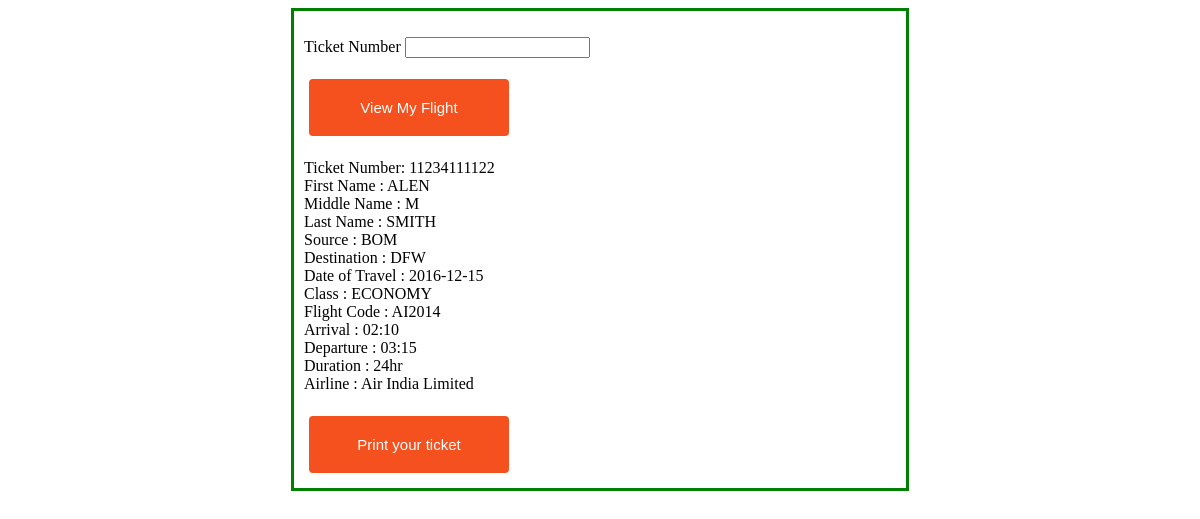
The page /passenger/displayflight.php?ticketno=11234111122 on the database its author committed.
### tables this page shows
CREATE TABLE PASSENGER2
(PASSPORTNO VARCHAR(10) NOT NULL,
FNAME VARCHAR(20),
M VARCHAR(1),
LNAME VARCHAR(20),
ADDRESS VARCHAR(100),
PHONE BIGINT,
AGE INT,
SEX VARCHAR(1),
PRIMARY KEY(PASSPORTNO));

CREATE TABLE TICKET1
(TICKET_NUMBER BIGINT NOT NULL,
SOURCE VARCHAR(3),
DESTINATION VARCHAR(3),
DATE_OF_BOOKING DATE,
DATE_OF_TRAVEL DATE,
CLASS VARCHAR(15),
DATE_OF_CANCELLATION DATE,
PID INT,
PASSPORTNO VARCHAR(10),
FOREIGN KEY(PID, PASSPORTNO) REFERENCES PASSENGER1(PID, PASSPORTNO) ON DELETE CASCADE);

CREATE TABLE PASSENGER3
(PID INT NOT NULL,
FLIGHT_CODE VARCHAR(10),
PRIMARY KEY(PID),
FOREIGN KEY(FLIGHT_CODE) REFERENCES FLIGHT(FLIGHT_CODE) ON DELETE CASCADE);

CREATE TABLE FLIGHT
(FLIGHT_CODE VARCHAR(10) NOT NULL,
SOURCE VARCHAR(3),
DESTINATION VARCHAR(3),
ARRIVAL VARCHAR(10),
DEPARTURE VARCHAR(10),
STATUS VARCHAR(10),
DURATION VARCHAR(30),
FLIGHTTYPE VARCHAR(10),
LAYOVER_TIME VARCHAR(30),
NO_OF_STOPS INT,
AIRLINEID VARCHAR(3),
PRIMARY KEY(FLIGHT_CODE),
FOREIGN KEY(AIRLINEID) REFERENCES AIRLINE(AIRLINEID) ON DELETE CASCADE);

CREATE TABLE AIRLINE
(AIRLINEID VARCHAR(3) NOT NULL,
AL_NAME VARCHAR(50),
THREE_DIGIT_CODE VARCHAR(3),
PRIMARY KEY(AIRLINEID));

### passenger/displayflight.php (the view, shortened to what this page needs)
<!DOCTYPE html>
<html>
<head>
</head>
<body>
<div class='hello'>
<form action="" method="GET">
<p>
        <label for="ticketno">Ticket Number</label>
     <input type="text" id="ticketno" name="ticketno">
    </p>
<button class="button" style="vertical-align:middle" type='submit'><span>View My Flight </span></button>
</form>
<?php
$servername = "localhost";
$username = "root";
$password = "";
$dbname = "airport";
$conn = new mysqli($servername, $username, $password, $dbname);
if(isset($_GET['ticketno'])){
$ticketno = $_GET['ticketno'];
$sql1 = "SELECT * FROM `TICKET1` where TICKET_NUMBER='$ticketno'";
$result1 = mysqli_query($conn, $sql1);
$row1 = mysqli_fetch_array($result1, MYSQLI_ASSOC);
$source = $row1['SOURCE'];
$destination = $row1['DESTINATION'];
$dateoftravel = $row1['DATE_OF_TRAVEL'];
$class = $row1['CLASS'];
$passportno = $row1['PASSPORTNO'];
$sql2 = "SELECT * FROM `PASSENGER2` where PASSPORTNO='$passportno'";
$result2 = mysqli_query($conn, $sql2);
$row2 = mysqli_fetch_array($result2, MYSQLI_ASSOC);
$fname = $row2['FNAME'];
$m = $row2['M'];
$lname = $row2['LNAME'];
$sql3 = "SELECT * FROM `PASSENGER1` where PASSPORTNO='$passportno'";
$result3 = mysqli_query($conn, $sql3);
$row3 = mysqli_fetch_array($result3, MYSQLI_ASSOC);
$pid = $row3['PID'];
$sql4 = "SELECT * FROM `PASSENGER3` where PID='$pid'";
$result4 = mysqli_query($conn, $sql4);
$row4 = mysqli_fetch_array($result4, MYSQLI_ASSOC);
$flightcode = $row4['FLIGHT_CODE'];
$sql5 = "SELECT * FROM `FLIGHT` where FLIGHT_CODE='$flightcode'";
$result5 = mysqli_query($conn, $sql5);
$row5 = mysqli_fetch_array($result5, MYSQLI_ASSOC);
$departure = $row5['DEPARTURE'];
$arrival = $row5['ARRIVAL'];
$duration = $row5['DURATION'];
$airlineid = $row5['AIRLINEID'];
$sql6 = "SELECT * FROM `AIRLINE` where AIRLINEID='$airlineid'";
$result6 = mysqli_query($conn, $sql6);
$row6 = mysqli_fetch_array($result6, MYSQLI_ASSOC);
$airline = $row6['AL_NAME'];
echo "<br>";
echo "Ticket Number: $ticketno";
echo "<br>";
echo "First Name : $fname";
echo "<br>";
echo "Middle  Name : $m";
echo "<br>";
echo "Last Name : $lname";
echo "<br>";
echo "Source : $source";
echo "<br>";
echo "Destination : $destination";
echo "<br>";
echo "Date of Travel : $dateoftravel";
echo "<br>";
echo "Class : $class";
echo "<br>";
echo "Flight Code : $flightcode";
echo "<br>";
echo "Arrival : $arrival";
echo "<br>";
echo "Departure : $departure";
echo "<br>";
echo "Duration : $duration";
echo "<br>";
echo "Airline : $airline";
}
?>
<br><br>
<button class='button' style="vertical-align:middle" onClick="window.print()"><span>Print your ticket</span></button>
</div>

### passenger/displayflight.php (style rules this page uses)
.hello { margin: auto; width: 50%; border: 3px solid green; padding: 10px; }
.button { display: inline-block; border-radius: 4px; background-color: #f4511e; border: none; color: #FFFFFF; text-align: center; font-size: 15px; padding: 20px; width: 200px; transition: all 0.5s; cursor: pointer; margin: 5px; }
.button span { cursor: pointer; display: inline-block; position: relative; transition: 0.5s; }
.button span:after { content: '\00bb'; position: absolute; opacity: 0; top: 0; right: -20px; transition: 0.5s; }

### rows shown on the page
passenger2: FNAME "ALEN", M "M", LNAME "SMITH"
ticket1: SOURCE "BOM", DESTINATION "DFW", DATE_OF_TRAVEL "2016-12-15", CLASS "ECONOMY"
passenger3: FLIGHT_CODE "AI2014"
flight: ARRIVAL "02:10", DEPARTURE "03:15", DURATION "24hr"
airline: AL_NAME "Air India Limited"

### other values the page prints
$ticketno "11234111122"
